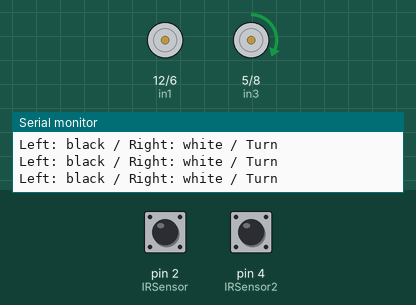
Recording of a sketch running on a simulated Arduino Uno, built with avr-gcc and run on an emulated ATmega328P. Shown: motor-driver pin pairs drawn as motors (green arrow = first pin HIGH = forward, orange = second pin HIGH = backward, longer = more drive, scaled by the enable pin), the last lines printed to the serial monitor. The test bench sets the inputs (shaded band); at power-on: pin 2 (IRSensor) HIGH, pin 4 (IRSensor2) LOW.

Above: at 1.2 s.
1.3 s: pin 2 (IRSensor) driven LOW
At 1.9 s:
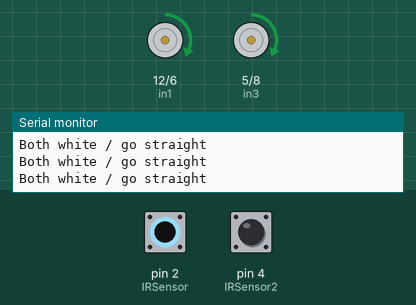
2.8 s: pin 4 (IRSensor2) driven HIGH
At 4.0 s:
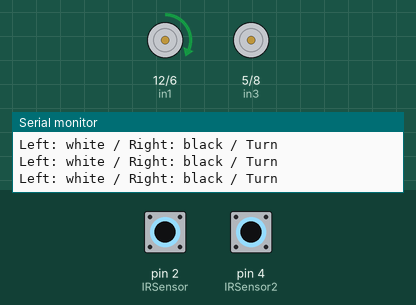
4.3 s: pin 2 (IRSensor) driven HIGH
At 5.1 s:
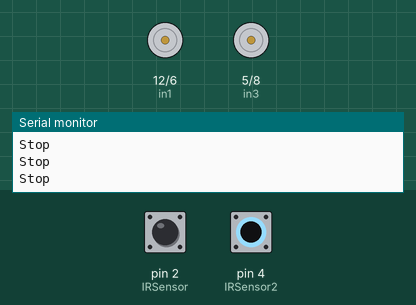
5.8 s: pin 4 (IRSensor2) driven LOW
At 7.0 s:
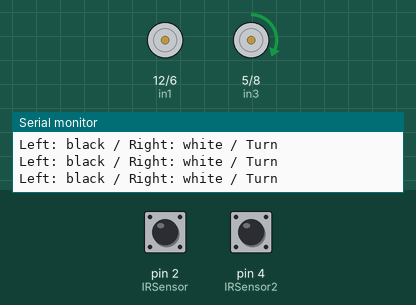
8.8 s: pin 2 (IRSensor) pulsed LOW 2 times (0.12 s each, 0.3 s apart)
At 9.05 s:
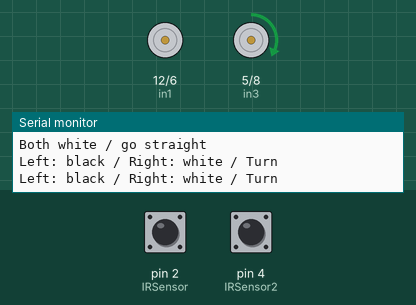
12.4 s: pin 4 (IRSensor2) pulsed HIGH 5 times (0.12 s each, 0.3 s apart)
At 12.63 s:
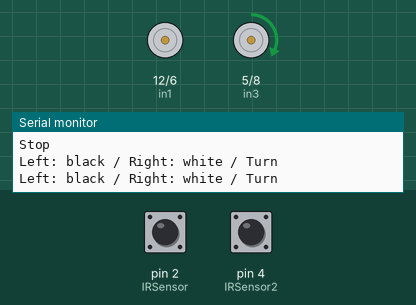
Timing chart, 0 to 15.4 s (numbered marks = the images above; inputs shaded):
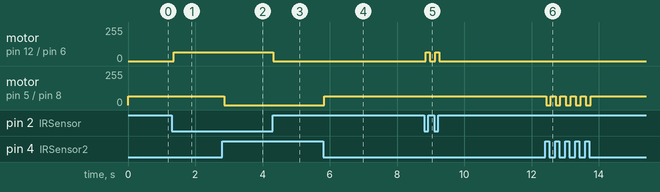

Measured:
- after the input at 1.3 s, motor on pin 12 (in1) / pin 6 (in2): stopped → forward 65/255 after 0.06 s
- after the input at 2.8 s, motor on pin 5 (in3) / pin 8 (in4): forward 65/255 → stopped after 0.06 s
- after the input at 4.3 s, motor on pin 12 (in1) / pin 6 (in2): forward 65/255 → stopped at once
- after the input at 5.8 s, motor on pin 5 (in3) / pin 8 (in4): stopped → forward 65/255 at once
- after the input at 8.8 s, motor on pin 12 (in1) / pin 6 (in2): alternates forward 65/255 for 0.12 s and stopped for 0.17 s, 4 changes in all, then stays stopped, starting after 0.05 s
- after the input at 12.4 s, motor on pin 5 (in3) / pin 8 (in4): alternates forward 65/255 for 0.15 s and stopped for 0.15 s, 10 changes in all, then stays forward 65/255, starting at once

The sketch:

TotaleCode.ino
```cpp
int IRSensor = 2;
int IRSensor2 = 4;

// Motor A connections
int enA = 9;
int in1 = 12;
int in2 = 6;
// Motor B connections
int enB = 3;
int in3 = 5;
int in4 = 8;
const int trigPin = 10; //10
const int echoPin = 11; //11
long duration;
int distance;

void setup() {
  // put your setup code here, to run once:
  Serial.begin(9600); // Init Serial at 115200 Baud Rate.

  Serial.println("Serial Working"); // Test to check if serial is working or not

  pinMode(IRSensor, INPUT); // IR Sensor pin INPUT
  pinMode(IRSensor2, INPUT); // IR Sensor pin INPUT

  	// Set all the motor control pins to outputs
	pinMode(enA, OUTPUT);
	pinMode(enB, OUTPUT);
	pinMode(in1, OUTPUT);
	pinMode(in2, OUTPUT);
	pinMode(in3, OUTPUT);
	pinMode(in4, OUTPUT);
    pinMode(trigPin, OUTPUT); // Sets the trigPin as an Output
  pinMode(echoPin, INPUT); // Sets the echoPin as an Input

	// Turn off motors - Initial state
	digitalWrite(in1, LOW);
	digitalWrite(in2, LOW);
	digitalWrite(in3, LOW);
	digitalWrite(in4, LOW);
}

void loop() {
  int sensorStatus = digitalRead(IRSensor); // Set the GPIO as Input
  int sensorStatus2 = digitalRead(IRSensor2); // Set the GPIO as Input
  if ((sensorStatus == 0) && (sensorStatus2 == 0)) // Check if the pin high or not
  {
    Serial.println("Both white / go straight"); // print Motion Detected! on the serial monitor window
    straight();
  }
  else if ((sensorStatus == 1) && (sensorStatus2 == 0))  {
    Serial.println("Left: black / Right: white / Turn"); // print Motion Ended! on the serial monitor window
    turnRight();
  }
  else if ((sensorStatus == 0) && (sensorStatus2 == 1)){
    Serial.println("Left: white / Right: black / Turn"); // print Motion Ended! on the serial monitor window
    turnLeft();
  }
  else {
    Serial.println("Stop"); // print Motion Ended! on the serial monitor window
    stop();
  }
}

void straight(){
  	// Set motors to maximum speed
	// For PWM maximum possible values are 0 to 255
	analogWrite(enA, 65);
	analogWrite(enB, 65);
  	// Turn on motor A & B
	digitalWrite(in1, HIGH);
	digitalWrite(in2, LOW);
	digitalWrite(in3, HIGH);
	digitalWrite(in4, LOW);
}

void turnLeft(){
  	// Set motors to maximum speed
	// For PWM maximum possible values are 0 to 255
	analogWrite(enA, 65);
	analogWrite(enB, 65);
  	// Turn on motor A & B
	digitalWrite(in1, HIGH);
	digitalWrite(in2, LOW);
  digitalWrite(in3, LOW);
  digitalWrite(in4, LOW);
}

void stop(){
  	// Set motors to maximum speed
	// For PWM maximum possible values are 0 to 255
	analogWrite(enA, 65);
	analogWrite(enB, 65);
  	// Turn on motor A & B
  digitalWrite(in1, LOW);
  digitalWrite(in2, LOW);
	digitalWrite(in3, LOW);
	digitalWrite(in4, LOW);
}

void turnRight(){
  	// Set motors to maximum speed
	// For PWM maximum possible values are 0 to 255
	analogWrite(enA, 65);
	analogWrite(enB, 65);
  	// Turn on motor A & B
  digitalWrite(in1, LOW);
  digitalWrite(in2, LOW);
	digitalWrite(in3, HIGH);
	digitalWrite(in4, LOW);
}

// This function lets you control spinning direction of motors
void directionControl() {
	// Set motors to maximum speed
	// For PWM maximum possible values are 0 to 255
	analogWrite(enA, 65);
	analogWrite(enB, 65);

	// Turn on motor A & B
	digitalWrite(in1, HIGH);
	digitalWrite(in2, LOW);
	digitalWrite(in3, HIGH);
	digitalWrite(in4, LOW);
	delay(2000);

	// Now change motor directions
	digitalWrite(in1, LOW);
	digitalWrite(in2, HIGH);
	digitalWrite(in3, LOW);
	digitalWrite(in4, HIGH);
	delay(2000);

	// Turn off motors
	digitalWrite(in1, LOW);
	digitalWrite(in2, LOW);
	digitalWrite(in3, LOW);
	digitalWrite(in4, LOW);
}

// This function lets you control speed of the motors
void speedControl() {
	// Turn on motors
	digitalWrite(in1, LOW);
	digitalWrite(in2, HIGH);
	digitalWrite(in3, LOW);
	digitalWrite(in4, HIGH);

	// Accelerate from zero to maximum speed
	for (int i = 0; i < 256; i++) {
		analogWrite(enA, i);
		analogWrite(enB, i);
		delay(20);
	}

	// Decelerate from maximum speed to zero
	for (int i = 255; i >= 0; --i) {
		analogWrite(enA, i);
		analogWrite(enB, i);
		delay(20);
	}

	// Now turn off motors
	digitalWrite(in1, LOW);
	digitalWrite(in2, LOW);
	digitalWrite(in3, LOW);
	digitalWrite(in4, LOW);
}
```
